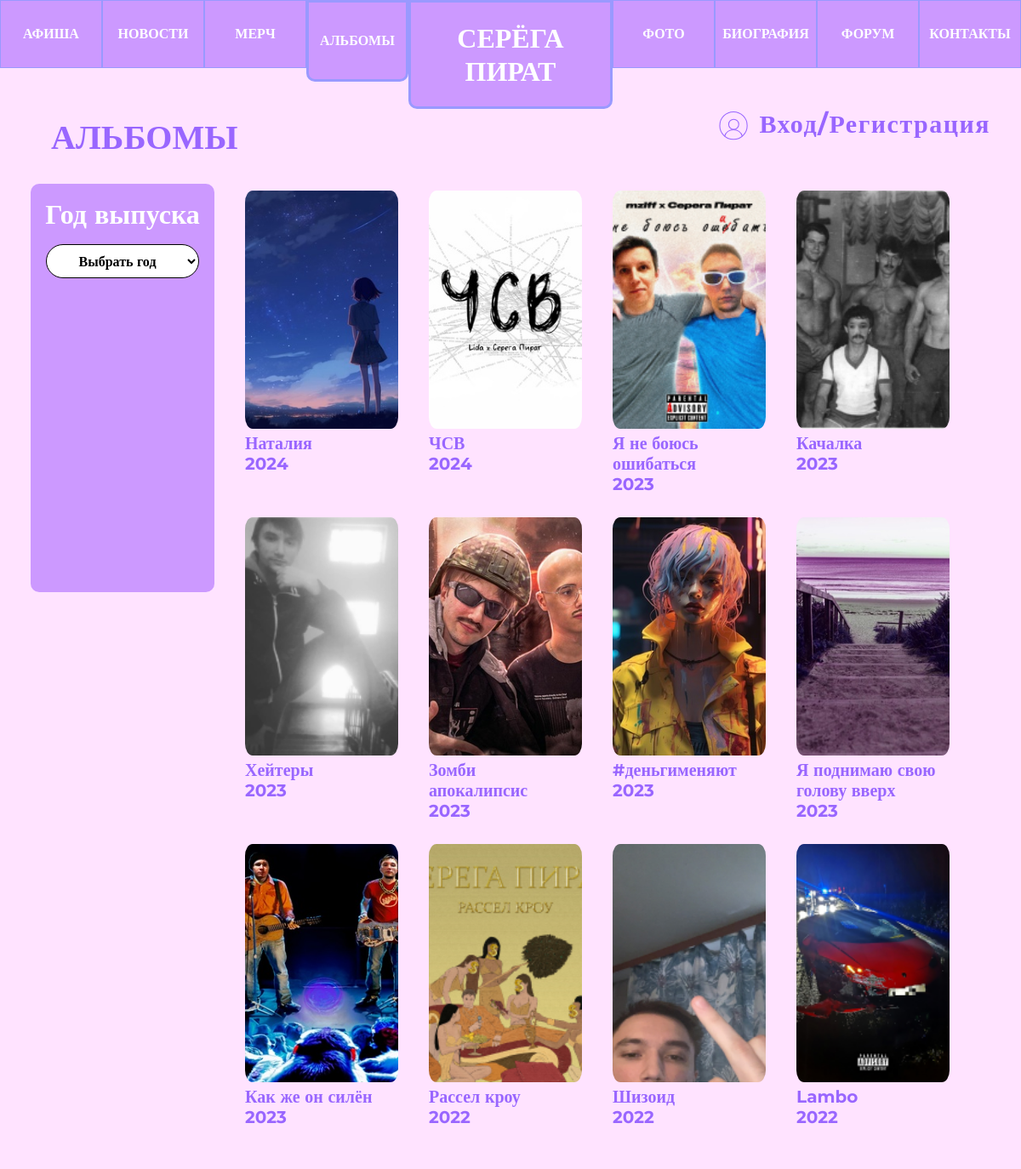
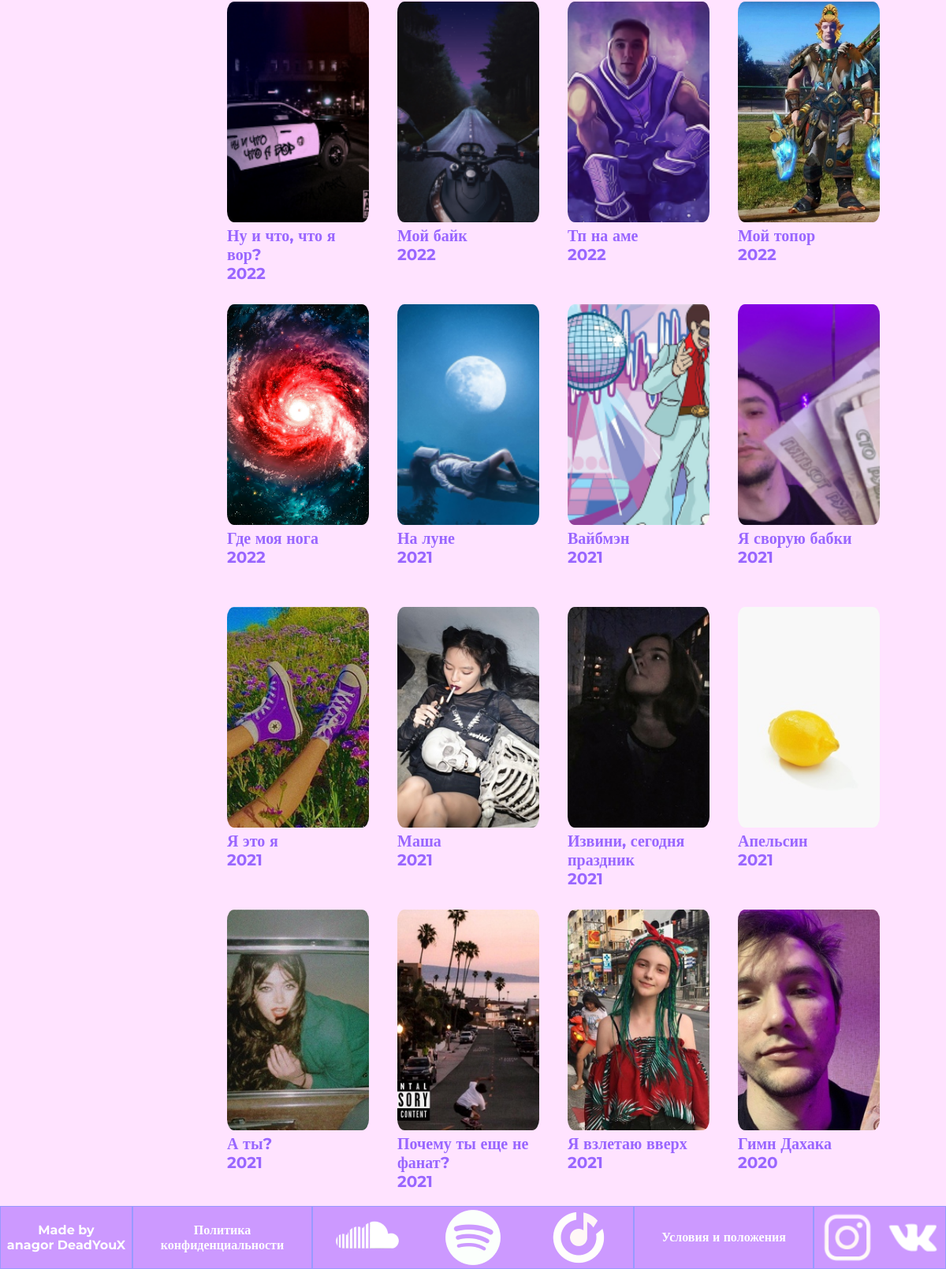
The page /albums/ on the database its author committed (2 pictures, top to bottom).
### albums/models.py (models this page shows, shortened)
class Albums(models.Model):
    title = models.CharField("Название", max_length=30)
    photo = models.ImageField("Фотография", upload_to='albums/static/albums/')
    link = models.CharField("Ссылка на альбом", max_length=200, blank=True)
    date = models.IntegerField("Год создания", default=2024)
    class Meta:
        verbose_name="Альбом"
        verbose_name_plural="Альбомы"

### albums/views.py (the view)
# urls.py: path('albums/', include('albums.urls')),
def albums(request):
    queryset = Albums.objects.order_by('-date')
    data = {
        "title": 'Альбомы',
        'showprofile': True,
        'now': 'albums',
        'albums': [[obj.id, obj.title, str(obj.photo.url).replace('/albums/static/', ''), obj.date, obj.link] for obj in queryset],
        'dates': set(obj.date for obj in queryset),
    }
    return render(request, 'albums/albums.html', data)

### albums/templates/albums/albums.html (shortened to what this page needs)
{% extends 'main/base.html' %}
{% load static %}
{% block h %}
<h3>АЛЬБОМЫ</h3>
{% endblock %}
{% block main %}
<div class="albums_all">
    <div class="albums_points">
        <p>Год выпуска</p>
        <select id="yearDropdown">
            <option value="select">Выбрать год</option>
        </select>
    </div>
    <ul class="albums">
        {% for id, title, photo, date, link in albums %}
            <li class="album" data-year="{{ date }}">
                <a href="{{ id }}"><img src="{% static photo %}" alt="{{ title }}"></a>
                <a href="{{ id }}"><p>{{ title }}<br>{{ date }}</p></a>
            </li>
        {% endfor %}
    </ul>
</div>
{% endblock %}

### main/static/main/css/style.css (style rules this page uses)
* { box-sizing: border-box; margin: 0; padding: 0; font-family: "Montserrat"; }
body { display: flex; flex-direction: column; height: 100dvh; background-color: #FFE3FF; }
h3 { position: fixed; padding-left: 5dvw; padding-top: 5dvh; font-size: 40px; font-weight: 700; line-height: 49px; letter-spacing: 0em; color: #9966FF; }
.albums { list-style: none; display: flex; flex-wrap: wrap; padding-bottom: 10dvh; width: 98dvw; padding-left: 20dvw; }
.albums_all { padding-top: 15dvh; display: flex; }
#yearDropdown { width: 15dvw; height: 5dvh; border-radius: 20px; background-color: #FFF; font-size: 16px; font-weight: 700; line-height: 20px; letter-spacing: 0em; color: #000; text-align: center; border: #000 solid 1px; }

### rows shown on the page
Albums: albums "Наталия"
Albums: albums "ЧСВ"
Albums: albums "Я не боюсь ошибаться"
Albums: albums "Качалка"
Albums: albums "Хейтеры"
Albums: albums "Зомби апокалипсис"
Albums: albums "#деньгименяют"
Albums: albums "Я поднимаю свою голову вверх"
Albums: albums "Как же он силён"
Albums: albums "Рассел кроу"
Albums: albums "Шизоид"
Albums: albums "Lambo"
Albums: albums "Ну и что, что я вор?"
Albums: albums "Мой байк"
Albums: albums "Тп на аме"
Albums: albums "Мой топор"
Albums: albums "Где моя нога"
Albums: albums "На луне"
Albums: albums "Вайбмэн"
Albums: albums "Я сворую бабки"
Albums: albums "Я это я"
Albums: albums "Маша"
Albums: albums "Извини, сегодня праздник"
Albums: albums "Апельсин"
Albums: albums "А ты?"
Albums: albums "Почему ты еще не фанат?"
Albums: albums "Я взлетаю вверх"
Albums: albums "Гимн Дахака"

### other values the page prints
{{ date }} "2024" "2024" "2023" "2023" "2023" "2023" "2023" "2023" "2023" "2022" "2022" "2022" "2022" "2022" "2022" "2022" "2022" "2021" "2021" "2021" "2021" "2021" "2021" "2021" "2021" "2021" "2021" "2020"
